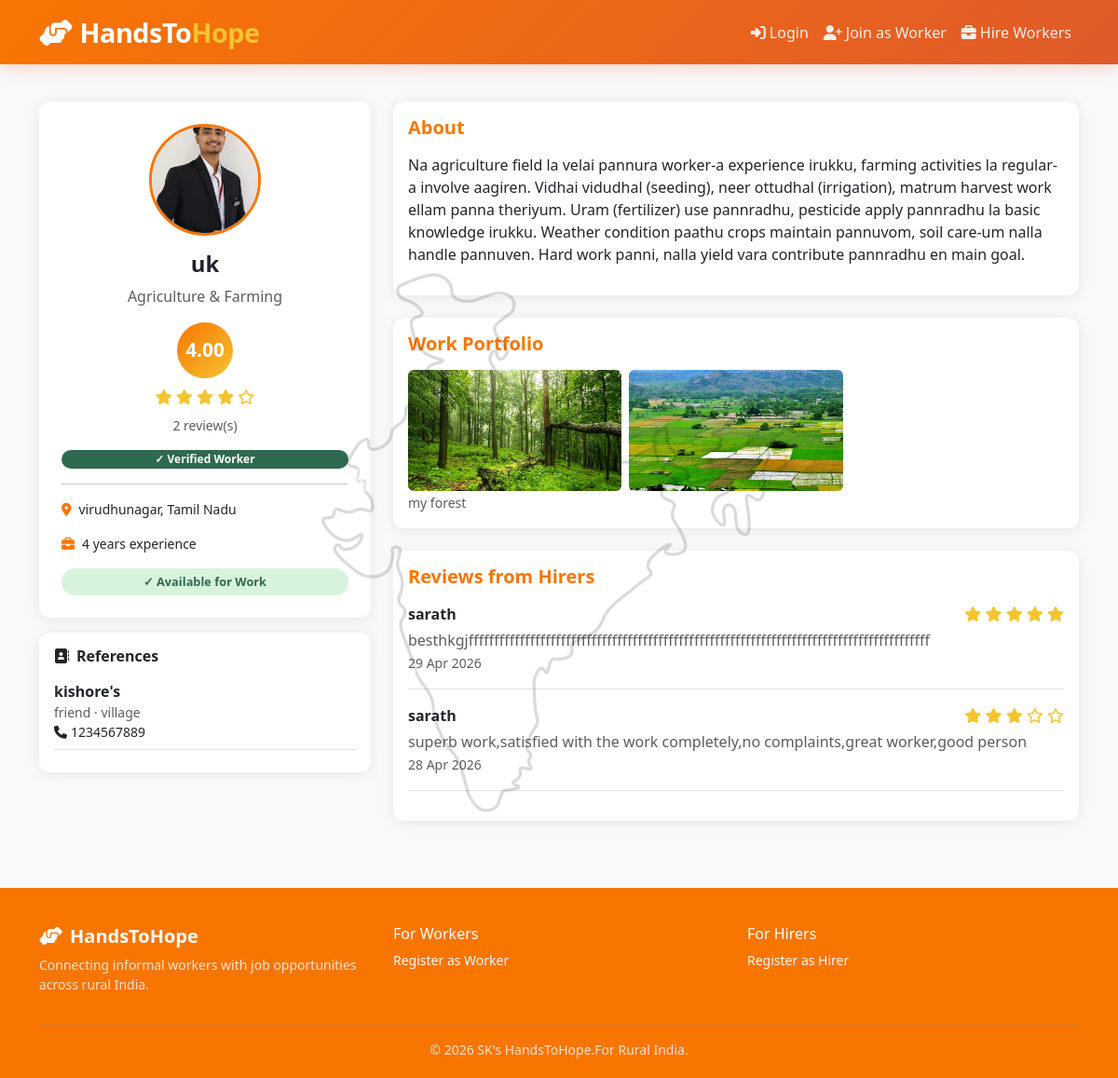
/workers/profile/3/, run on the app's committed database.
### workers/models.py (models this page shows, shortened)
class WorkerProfile(models.Model):
    user = models.OneToOneField(settings.AUTH_USER_MODEL, on_delete=models.CASCADE, related_name='worker_profile')
    full_name = models.CharField(max_length=100)
    date_of_birth = models.DateField(null=True, blank=True)
    gender = models.CharField(max_length=10, choices=[('male', 'Male'), ('female', 'Female'), ('other', 'Other')])
    photo = models.ImageField(upload_to='workers/photos/', blank=True, null=True)
    aadhar_number = models.CharField(max_length=12, unique=True)
    aadhar_card_image = models.ImageField(upload_to='workers/aadhar/', blank=True, null=True)
    village_town = models.CharField(max_length=100)
    district = models.CharField(max_length=100)
    state = models.CharField(max_length=50, choices=STATES_CHOICES)
    pincode = models.CharField(max_length=6)
    full_address = models.TextField()
    primary_skill = models.CharField(max_length=50, choices=SKILL_CATEGORIES)
    secondary_skills = models.CharField(max_length=200, blank=True, help_text='Comma-separated')
    years_of_experience = models.PositiveIntegerField(default=0)
    brief_intro = models.TextField(help_text='Tell about your work experience')
    is_available = models.BooleanField(default=True)
    average_rating = models.DecimalField(max_digits=3, decimal_places=2, default=0.00)
    total_ratings = models.PositiveIntegerField(default=0)
    rating_score = models.DecimalField(max_digits=10, decimal_places=2, default=0.00,
                                        help_text='Blockchain-style score for verification accuracy')
    verification_status = models.CharField(max_length=10, choices=VERIFICATION_STATUS, default='pending')
    verified_at = models.DateTimeField(null=True, blank=True)
    created_at = models.DateTimeField(auto_now_add=True)
    updated_at = models.DateTimeField(auto_now=True)

class WorkerReference(models.Model):
    worker = models.ForeignKey(WorkerProfile, on_delete=models.CASCADE, related_name='references')
    name = models.CharField(max_length=100)
    phone = models.CharField(max_length=15)
    relation = models.CharField(max_length=50, help_text='e.g., Former employer, Neighbour')
    village_town = models.CharField(max_length=100)

class WorkerPortfolio(models.Model):
    worker = models.ForeignKey(WorkerProfile, on_delete=models.CASCADE, related_name='portfolio')
    image = models.ImageField(upload_to='workers/portfolio/')
    caption = models.CharField(max_length=200, blank=True)
    uploaded_at = models.DateTimeField(auto_now_add=True)

### jobs/models.py (models this page shows, shortened)
class Review(models.Model):
    offer = models.OneToOneField(JobOffer, on_delete=models.CASCADE, related_name='review')
    worker = models.ForeignKey('workers.WorkerProfile', on_delete=models.CASCADE, related_name='reviews')
    hirer = models.ForeignKey('hirers.HirerProfile', on_delete=models.CASCADE, related_name='reviews_given')
    rating = models.PositiveIntegerField(
        validators=[MinValueValidator(1), MaxValueValidator(5)],
        help_text='Rating from 1 to 5 stars'
    )
    review_text = models.TextField(help_text='Describe the worker\'s performance in detail')
    is_approved = models.BooleanField(default=True, help_text='Admin can hide inappropriate reviews')
    is_fake = models.BooleanField(default=False, help_text='Flagged as fake by ML model')
    created_at = models.DateTimeField(auto_now_add=True)

### hirers/models.py (models this page shows, shortened)
class HirerProfile(models.Model):
    user = models.OneToOneField(settings.AUTH_USER_MODEL, on_delete=models.CASCADE, related_name='hirer_profile')
    full_name = models.CharField(max_length=100)
    company_name = models.CharField(max_length=100, blank=True)
    photo = models.ImageField(upload_to='hirers/photos/', blank=True, null=True)
    village_town = models.CharField(max_length=100)
    district = models.CharField(max_length=100)
    state = models.CharField(max_length=50)
    pincode = models.CharField(max_length=6)
    full_address = models.TextField()
    created_at = models.DateTimeField(auto_now_add=True)
    updated_at = models.DateTimeField(auto_now=True)

### workers/views.py (the view)
def public_worker_profile(request, worker_id):
    profile = get_object_or_404(WorkerProfile, id=worker_id, verification_status='verified')
    reviews = Review.objects.filter(worker=profile, is_approved=True).order_by('-created_at')
    portfolio = WorkerPortfolio.objects.filter(worker=profile)
    trust_score = None
    trust_label = 'Unknown'
    trust_color = 'secondary'
    try:
        from ml_models.predictor import compute_trust_score, build_trust_features_from_worker
        features = build_trust_features_from_worker(profile)
        trust_score = compute_trust_score(features)
        if trust_score >= 75:
            trust_label, trust_color = 'High Trust', 'success'
        elif trust_score >= 50:
            trust_label, trust_color = 'Moderate Trust', 'warning'
        else:
            trust_label, trust_color = 'Low Trust', 'danger'
    except Exception:
        pass  # Never break the page if ML fails
    real_reviews = reviews.filter(is_fake=False)
    fake_review_count = reviews.filter(is_fake=True).count()
    return render(request, 'workers/public_profile.html', {
        'profile': profile,
        'reviews': real_reviews,
        'fake_review_count': fake_review_count,
        'portfolio': portfolio,
        'trust_score': trust_score,
        'trust_label': trust_label,
        'trust_color': trust_color,
    })

### ml_models/predictor.py (called while the page is built)
def _get_trust_model():
    global _trust_model
    if _trust_model is None:
        _trust_model = joblib.load(os.path.join(MODELS_DIR, 'trust_score_rf.pkl'))
    return _trust_model

def compute_trust_score(features: dict) -> float:
    model = _get_trust_model()
    row = [float(features.get(f, 0)) for f in TRUST_FEATURES]
    score = model.predict(np.array(row).reshape(1, -1))[0]
    return round(float(np.clip(score, 0, 100)), 2)

def _profile_completeness(profile) -> float:
    fields = [
        bool(profile.photo),
        bool(profile.date_of_birth),
        bool(profile.brief_intro),
        bool(profile.secondary_skills),
        bool(profile.aadhar_card_image),
    ]
    return round(sum(fields) / len(fields), 2)

### templates/workers/public_profile.html (shortened to what this page needs)
{% extends 'base.html' %}
{% block content %}
<div class="container py-4">
  <div class="row g-4">
    <div class="col-md-4">
      <div class="card text-center p-4">
        {% if profile.photo %}
          <img src="{{ profile.photo.url }}" class="profile-photo mb-3 mx-auto"
               style="width:120px;height:120px;" alt="">
        {% else %}
          <div style="width:120px;height:120px;border-radius:50%;background:#f0f0f0;
                      margin:0 auto 1rem;display:flex;align-items:center;justify-content:center;">
            <i class="fas fa-user fa-3x text-muted"></i>
          </div>
        {% endif %}
        <h4 class="fw-bold">{{ profile.full_name }}</h4>
        <p class="text-muted">{{ profile.get_primary_skill_display }}</p>
        <div class="rating-circle mx-auto mb-2">{{ profile.average_rating }}</div>
        <div class="star-rating mb-2">
          {% for i in "12345" %}
            <i class="fa{% if forloop.counter <= profile.average_rating %}s{% else %}r{% endif %} fa-star"></i>
          {% endfor %}
        </div>
        <p class="text-muted small">{{ profile.total_ratings }} review(s)</p>
        <span class="badge badge-verified">✓ Verified Worker</span>
        <hr>
        <div class="text-start small">
          <p><i class="fas fa-map-marker-alt me-2" style="color:var(--saffron)"></i>{{ profile.district }}, {{ profile.state }}</p>
          <p><i class="fas fa-briefcase me-2" style="color:var(--blue)"></i>{{ profile.years_of_experience }} years experience</p>
          <div class="{% if profile.is_available %}available{% else %}unavailable{% endif %} availability-badge text-center">
            {% if profile.is_available %}✓ Available for Work{% else %}✗ Currently Busy{% endif %}
          </div>
        </div>
      </div>
      {% if profile.references.all %}
      <div class="card p-3 mt-3">
        <h6 class="fw-bold mb-3"><i class="fas fa-address-book me-2"></i>References</h6>
        {% for ref in profile.references.all %}
        <div class="mb-2 pb-2 border-bottom">
          <div class="fw-semibold">{{ ref.name }}</div>
          <div class="text-muted small">{{ ref.relation }} · {{ ref.village_town }}</div>
          <div class="small"><i class="fas fa-phone me-1"></i>{{ ref.phone }}</div>
        </div>
        {% endfor %}
      </div>
      {% endif %}
    </div>
    <div class="col-md-8">
      <div class="card mb-4">
        <div class="card-body">
          <h5 class="fw-bold mb-3" style="color:var(--blue)">About</h5>
          <p>{{ profile.brief_intro }}</p>
        </div>
      </div>
      {% if portfolio %}
      <div class="card mb-4">
        <div class="card-body">
          <h5 class="fw-bold mb-3" style="color:var(--blue)">Work Portfolio</h5>
          <div class="row g-2">
            {% for item in portfolio %}
            <div class="col-md-4 col-6">
              <img src="{{ item.image.url }}" class="img-fluid rounded"
                   style="height:130px;width:100%;object-fit:cover;" alt="{{ item.caption }}">
              {% if item.caption %}<small class="text-muted">{{ item.caption }}</small>{% endif %}
            </div>
            {% endfor %}
          </div>
        </div>
      </div>
      {% endif %}
      <div class="card">
        <div class="card-body">
          <h5 class="fw-bold mb-3" style="color:var(--blue)">Reviews from Hirers</h5>
          {% for review in reviews %}
          <div class="mb-3 pb-3 border-bottom">
            <div class="d-flex justify-content-between mb-1">
              <strong>{{ review.hirer.full_name }}</strong>
              <div class="star-rating">
                {% for i in "12345" %}
                  <i class="fa{% if forloop.counter <= review.rating %}s{% else %}r{% endif %} fa-star"></i>
                {% endfor %}
              </div>
            </div>
            <p class="text-muted mb-0">{{ review.review_text }}</p>
            <small class="text-muted">{{ review.created_at|date:"d M Y" }}</small>
          </div>
          {% empty %}
            <p class="text-muted">No verified reviews yet.</p>
          {% endfor %}
        </div>
      </div>
    </div>
  </div>
</div>
{% endblock %}

### templates/base.html (style rules this page uses)
:root { --saffron: #f97502; --green: #2D6A4F; --blue: #f97502; --gold: #F4C430; --light-saffron: #FFF3EE; --light-green: #D8F3DC; }
body { font-family: 'Segoe UI', Tahoma, Geneva, Verdana, sans-serif; background-color: #F8F9FA; }
.card { border: none; border-radius: 12px; box-shadow: 0 2px 15px rgba(0,0,0,0.08); transition: transform 0.2s, box-shadow 0.2s; }
.badge-verified { background: var(--green); color: white; padding: 4px 10px; border-radius: 20px; font-size: 0.75rem; }
.star-rating { color: var(--gold); }
.rating-circle { width: 60px; height: 60px; border-radius: 50%; background: linear-gradient(135deg, var(--saffron), var(--gold)); color: white; display: flex; align-items: center; justify-content: center; font-size: 1.3rem; font-weight: 700; margin: 0 auto; }
.profile-photo { width: 80px; height: 80px; border-radius: 50%; object-fit: cover; border: 3px solid var(--saffron); }
.availability-badge { padding: 5px 12px; border-radius: 20px; font-size: 0.8rem; font-weight: 600; }
.available { background: var(--light-green); color: var(--green); }

### data on the page
WorkerProfile: photo (picture), full_name "uk", primary_skill "Agriculture & Farming", average_rating "4.00", total_ratings "2", district "virudhunagar", state "Tamil Nadu", years_of_experience "4", brief_intro "Na agriculture field la velai pannura worker-a experience irukku, farming activities la regular-a involve aagiren. Vidhai vidudhal (seeding), neer ottudhal (irrigation), matrum harvest work ellam panna theriyum. Uram (fertilizer) use pannradhu, pesticide apply pannradhu la basic knowledge irukku. Weather condition paathu crops maintain pannuvom, soil care-um nalla handle pannuven. Hard work panni, nalla yield vara contribute pannradhu en main goal."
WorkerReference: name "kishore's", relation "friend", village_town "village", phone "1234567889"
WorkerPortfolio: image (picture), caption "my forest"
WorkerPortfolio: image (picture)
Review: hirer.full_name "sarath", rating 5 (drawn), review_text "besthkgjffffffffffffffffffffffffffffffffffffffffffffffffffffffffffffffffffffffffffffffffffffffffff", created_at "29 Apr 2026"
Review: hirer.full_name "sarath", rating 3 (drawn), review_text "superb work,satisfied with the work completely,no complaints,great worker,good person", created_at "28 Apr 2026"
